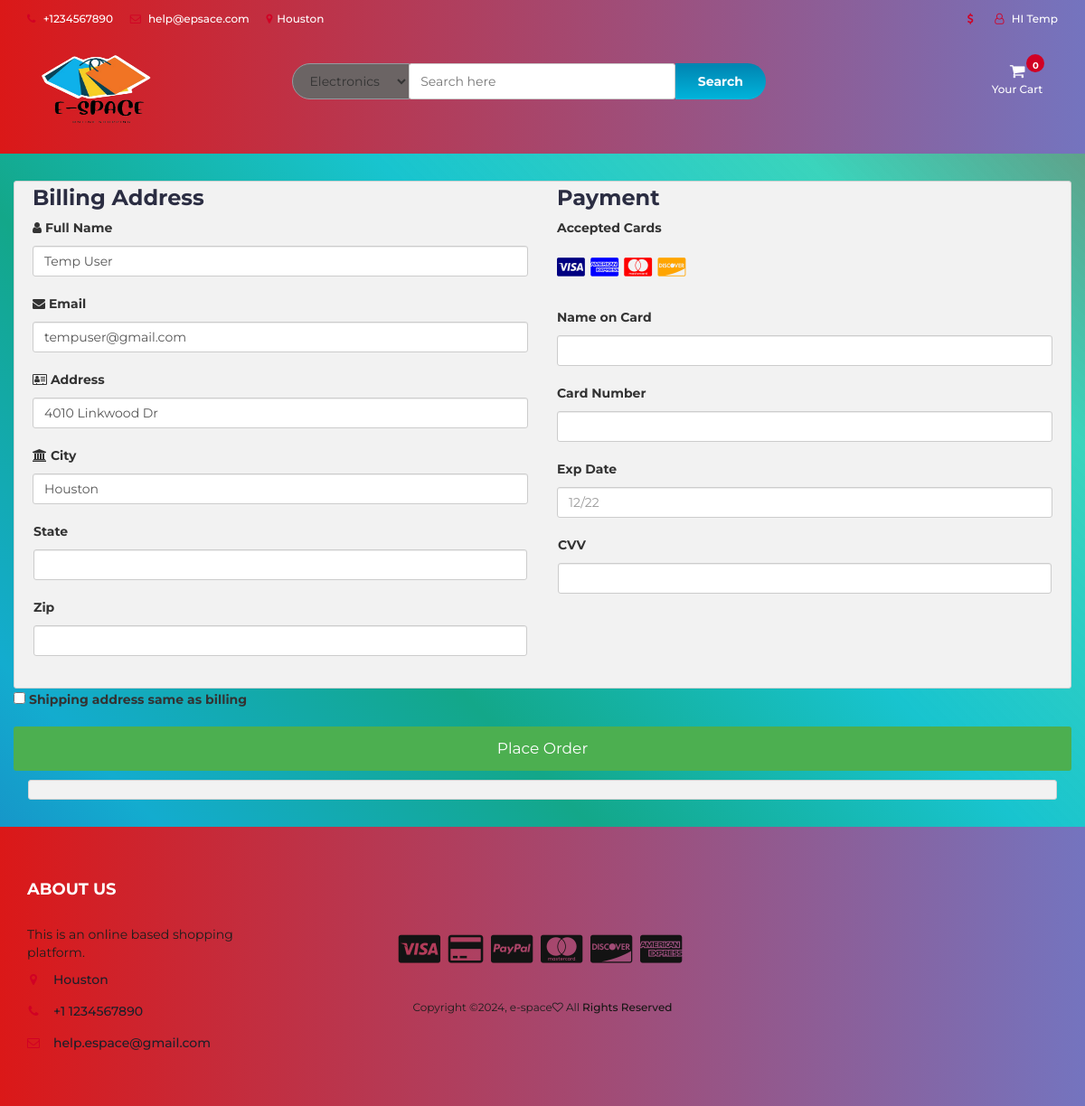
Screenshot of /checkout.php (signed in) with the database file from the repository.
### tables this page shows
CREATE TABLE `user_info` (
  `user_id` int(10) NOT NULL,
  `first_name` varchar(100) NOT NULL,
  `last_name` varchar(100) NOT NULL,
  `email` varchar(300) NOT NULL,
  `password` varchar(300) NOT NULL,
  `mobile` varchar(10) NOT NULL,
  `address1` varchar(300) NOT NULL,
  `address2` varchar(50) NOT NULL
);

### checkout.php (the view, shortened to what this page needs)
<?php
include "db.php";
include "header.php";
?>
<section class="section">
	<div class="container-fluid">
		<div class="row-checkout">
		<?php
		if(isset($_SESSION["uid"])){
			$sql = "SELECT * FROM user_info WHERE user_id='$_SESSION[uid]'";
			$query = mysqli_query($con,$sql);
			$row=mysqli_fetch_array($query);
		echo'
			<div class="col-75">
				<div class="container-checkout">
				<form id="checkout_form" action="checkout_process.php" method="POST" class="was-validated">
					<div class="row-checkout">
					<div class="col-50">
						<h3>Billing Address</h3>
						<label for="fname"><i class="fa fa-user" ></i> Full Name</label>
						<input type="text" id="fname" class="form-control" name="firstname" pattern="^[a-zA-Z ]+$"  value="'.$row["first_name"].' '.$row["last_name"].'">
						<label for="email"><i class="fa fa-envelope"></i> Email</label>
						<input type="text" id="email" name="email" class="form-control" pattern="^[_a-z0-9-]+(\.[_a-z0-9-]+)*@[a-z0-9]+(\.[a-z]{2,4})$" value="'.$row["email"].'" required>
						<label for="adr"><i class="fa fa-address-card-o"></i> Address</label>
						<input type="text" id="adr" name="address" class="form-control" value="'.$row["address1"].'" required>
						<label for="city"><i class="fa fa-institution"></i> City</label>
						<input type="text" id="city" name="city" class="form-control" value="'.$row["address2"].'" pattern="^[a-zA-Z ]+$" required>
						<div class="row">
						<div class="col-50">
							<label for="state">State</label>
							<input type="text" id="state" name="state" class="form-control" pattern="^[a-zA-Z ]+$" required>
						</div>
						<div class="col-50">
							<label for="zip">Zip</label>
							<input type="text" id="zip" name="zip" class="form-control" pattern="^[0-9]{5}(?:-[0-9]{4})?$" required>
						</div>
						</div>
					</div>
					<div class="col-50">
						<h3>Payment</h3>
						<label for="fname">Accepted Cards</label>
						<div class="icon-container">
						<i class="fa fa-cc-visa" style="color:navy;"></i>
						<i class="fa fa-cc-amex" style="color:blue;"></i>
						<i class="fa fa-cc-mastercard" style="color:red;"></i>
						<i class="fa fa-cc-discover" style="color:orange;"></i>
						</div>
						<label for="cname">Name on Card</label>
						<input type="text" id="cname" name="cardname" class="form-control" pattern="^[a-zA-Z ]+$" required>
						<div class="form-group" id="card-number-field">
                        <label for="cardNumber">Card Number</label>
						<input type="text" class="form-control" id="cardNumber" name="cardNumber" required>
                    </div>
						<label for="expdate">Exp Date</label>
						<input type="text" id="expdate" name="expdate" class="form-control" pattern="^((0[1-9])|(1[0-2]))\/(\d{2})$" placeholder="12/22"required>
						<div class="row">
						<div class="col-50">
						<div class="form-group CVV">
							<label for="cvv">CVV</label>
							<input type="text" class="form-control" name="cvv" id="cvv" required maxlength="3" minlength="3" pattern="\d{3}" title="CVV must be 3 digits">
						</div>
					</div>
						</div>
					</div>
					</div>
					</div>
					<label><input type="CHECKBOX" name="q" class="roomselect" value="conform" required> Shipping address same as billing
					</label>';
					$total=0;
					$total_count=$_POST['total_count'];
				echo'
				<input type="hidden" name="total_count" value="'.$total_count.'">
					<input type="hidden" name="total_price" value="'.$total.'">
					<input type="submit" id="submit" value="Place Order" class="checkout-btn">
				</form>
				</div>
			</div>
			';
		}else{
			echo"<script>window.location.href = 'cart.php'</script>";
		}
		?>
			<div class="col-25">
				<div class="container-checkout">
				</div>
			</div>
		</div>
</section>
<?php
include "footer.php";
?>

### header.php (shortened to what this page needs)
<!DOCTYPE html>
<html lang="en">
	<head>
		<link type="text/css" rel="stylesheet" href="css/bootstrap.min.css"/>
		<link type="text/css" rel="stylesheet" href="css/slick.css"/>
		<link type="text/css" rel="stylesheet" href="css/slick-theme.css"/>
		<link type="text/css" rel="stylesheet" href="css/nouislider.min.css"/>
		<link rel="stylesheet" href="css/font-awesome.min.css">
		<link type="text/css" rel="stylesheet" href="css/style.css"/>
		<link type="text/css" rel="stylesheet" href="css/accountbtn.css"/>
    </head>
	<body>
		<header>
			<div id="top-header">
				<div class="container">
					<ul class="header-links pull-left">
						<li><a href="#"><i class="fa fa-phone"></i> +1234567890</a></li>
						<li><a href="#"><i class="fa fa-envelope-o"></i> help@epsace.com</a></li>
						<li><a href="#"><i class="fa fa-map-marker"></i>Houston</a></li>
					</ul>
					<ul class="header-links pull-right">
						<li><a href="#"><i class="fa fa-dollar"></i> </a></li>
						<li><?php
                             include "db.php";
                            if(isset($_SESSION["uid"])){
                                $sql = "SELECT first_name FROM user_info WHERE user_id='$_SESSION[uid]'";
                                $query = mysqli_query($con,$sql);
                                $row=mysqli_fetch_array($query);
                                echo '
                               <div class="dropdownn">
                                  <a href="#" class="dropdownn" data-toggle="modal" data-target="#myModal" ><i class="fa fa-user-o"></i> HI '.$row["first_name"].'</a>
                                  <div class="dropdownn-content">
                                    <a href="" data-toggle="modal" data-target="#profile"><i class="fa fa-user-circle" aria-hidden="true" ></i>My Profile</a>
                                    <a href="logout.php"  ><i class="fa fa-sign-in" aria-hidden="true"></i>Log out</a>
                                  </div>
                                </div>';
                            }
                                             ?>
                                </li>
					</ul>
				</div>
			</div>
			<div id="header">
				<div class="container">
					<div class="row">
						<div class="col-md-3">
    <div class="header-logo">
        <a href="#" class="logo">
            <img src="img/E-SPACE__1_-removebg.png" alt="e-space Logo" style="height: 100px; width: 160px;">
        </a>
    </div>
</div>
						<div class="col-md-6">
							<div class="header-search">
								<form>
									<select class="input-select">
										<option value="0">Electronics</option>
									</select>
									<input class="input" id="search" type="text" placeholder="Search here">
									<button type="submit" id="search_btn" class="search-btn">Search</button>
								</form>
							</div>
						</div>
						<div class="col-md-3 clearfix">
							<div class="header-ctn">
								<div class="dropdown">
									<a class="dropdown-toggle" data-toggle="dropdown" aria-expanded="true">
										<i class="fa fa-shopping-cart"></i>
										<span>Your Cart</span>
										<div class="badge qty">0</div>
									</a>
									</div>
							</div>
						</div>
					</div>
				</div>
			</div>
		</header>

### css/style.css (style rules this page uses)
body { font-family: 'Montserrat', sans-serif; font-weight: 400; background-image: linear-gradient(-134deg, #728870 0%, #1acdb1db 20%, #18c4cf 40%, #13a789 60%, #13accf 80%, #1b73be 100%); }
h1, h2, h3, h4, h5, h6 { color: #2B2D42; font-weight: 700; margin: 0 0 10px; }
a { color: #151614; font-weight: 500; -webkit-transition: 0.2s color; transition: 0.2s color; }
ul, ol { margin: 0; padding: 0; list-style: none }
.input { height: 40px; padding: 0px 15px; border: 1px solid #E4E7ED; background-color: #FFF; width: 100%; }
.input-select { padding: 0px 15px; background: #6b6464; border: 1px solid #969aa0; height: 40px; }
.section { padding-top: 30px; padding-bottom: 30px; }
#top-header { padding-top: 10px; padding-bottom: 10px; background-color: #1E1F29; }
.header-links li { display: inline-block; margin-right: 15px; font-size: 12px; }
.header-links li:last-child { margin-right: 0px; }
.header-links li a { color: #FFF; }
.header-links li i { color: #D10024; margin-right: 5px; }
#header { padding-top: 15px; padding-bottom: 15px; background-image: linear-gradient(-135deg, #FF6CAB 0%, #F660BC 10%, #EC53CD 20%, #E045DE 30%, #D335EE 40%, #C323FF 50%, #B53AFF 60%, #A749FF 70%, #9854FF 80%, #865EFF 90%, #7366FF 100%); }
.header-logo { float: left; }
.header-logo .logo img { display: block; }
.header-search { padding: 15px 0px; }
.header-search form { position: relative; }
.header-search form .input-select { margin-right: -4px; border-radius: 40px 0px 0px 40px; }
.header-search form .input { width: calc(100% - 260px); margin-right: -4px; }
.header-search form .search-btn { height: 40px; width: 100px; background: #00B4DB; background: -webkit-linear-gradient(to bottom, #0083B0, #00B4DB); background: linear-gradient(to bottom, #0083B0, #00B4DB); color: #FFF; font-weight: 700; border: none; border-radius: 0px 40px 40px 0px; }
.header-ctn { float: right; padding: 15px 0px; }
.header-ctn>div { display: inline-block; }
.header-ctn>div>a { display: block; position: relative; width: 90px; text-align: center; color: #FFF; }
.header-ctn>div>a>i { display: block; font-size: 18px; }
.header-ctn>div>a>span { font-size: 12px; }
.header-ctn>div>a>.qty { position: absolute; right: 15px; top: -10px; width: 20px; height: 20px; line-height: 20px; text-align: center; border-radius: 50%; font-size: 10px; color: #FFF; background-color: #D10024; }

### css/accountbtn.css (style rules this page uses)
.dropdownn { position: relative; display: inline-block; }

### header.php (style rules this page uses)
#navigation, #header, #top-header, #footer, #bottom-footer { background: #870000; background: -webkit-linear-gradient(to right, #190A05, #870000); background: linear-gradient(to right, #db1818, #7474BF); border-bottom: 0px solid #E4E7ED; border-top: 0px solid #D10024; }
.footer-links li a, .header-links li a { color: #FFFFFF; }

### checkout.php (style rules this page uses)
.row-checkout { display: -ms-flexbox; display: flex; -ms-flex-wrap: wrap; flex-wrap: wrap; margin: 0 -16px; }
.col-25 { -ms-flex: 25%; flex: 25%; }
.col-50 { -ms-flex: 50%; flex: 50%; }
.col-75 { -ms-flex: 75%; flex: 75%; }
.col-25, .col-50, .col-75 { padding: 0 16px; }
.container-checkout { background-color: #f2f2f2; padding: 5px 20px 15px 20px; border: 1px solid lightgrey; border-radius: 3px; }
input[type=text] { width: 100%; margin-bottom: 20px; padding: 12px; border: 1px solid #ccc; border-radius: 3px; }
label { margin-bottom: 10px; display: block; }
.icon-container { margin-bottom: 20px; padding: 7px 0; font-size: 24px; }
.checkout-btn { background-color: #4CAF50; color: white; padding: 12px; margin: 10px 0; border: none; width: 100%; border-radius: 3px; cursor: pointer; font-size: 17px; }

### rows the page displays
user_info: first_name "Temp", firstname "Temp User", email "tempuser@gmail.com", address "4010 Linkwood Dr", city "Houston"
